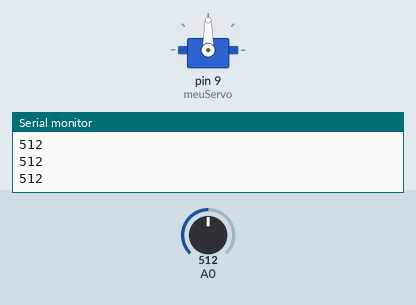
A sketch run on a simulated Arduino Uno, built with avr-gcc and run on an emulated ATmega328P. On the bench: servo, the last lines printed to the serial monitor. The test bench sets the inputs (shaded band); at power-on: A0 = 512.

Above: at 1.2 s.
1.3 s: A0 set to 689
2.8 s: A0 set to 718
At 3.86 s:
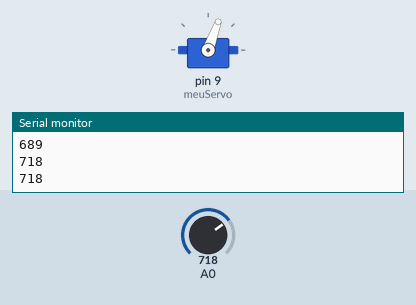
8.8 s: A0 set to 690
At 9.7 s:
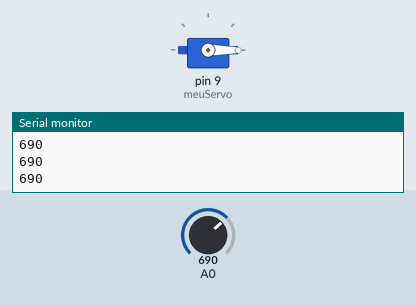
10.5 s: A0 set to 710
At 11.27 s:
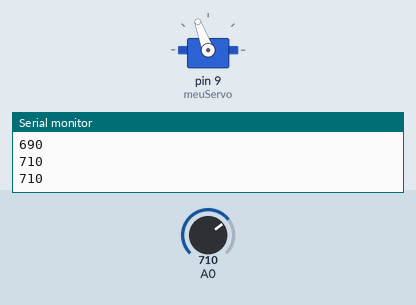
Timing chart, 0 to 14.5 s (numbered marks = the images above; inputs shaded):
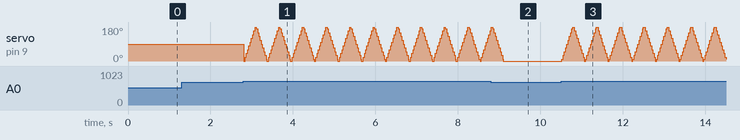

Measured:
- the behaviour switches between 700 and 701 on A0 (found by bisection; images 0 and 1)
- after the input at 2.8 s, servo on pin 9 (meuServo): 90° → 0° at once, then repeats every 0.57 s: 20° 0.03 s, 40° 0.03 s, 60° 0.03 s, 80° 0.03 s, 100° 0.03 s, 120° 0.03 s, 140° 0.03 s, 160° 0.03 s, 180° 0.03 s, 170° 0.03 s, 150° 0.03 s, 130° 0.03 s, 110° 0.03 s, 90° 0.03 s, 70° 0.03 s, 50° 0.03 s, 30° 0.03 s, 10° 0.02 s, 0° 0.05 s
- after the input at 8.8 s, servo on pin 9 (meuServo): goes on until 9.1 s, then stays 0°
- after the input at 10.5 s, servo on pin 9 (meuServo): 0° → 10° at once, then repeats every 0.57 s: 30° 0.03 s, 50° 0.03 s, 70° 0.03 s, 90° 0.03 s, 110° 0.03 s, 130° 0.03 s, 150° 0.03 s, 170° 0.02 s, 180° 0.05 s, 160° 0.03 s, 140° 0.03 s, 120° 0.03 s, 100° 0.03 s, 80° 0.03 s, 60° 0.03 s, 40° 0.03 s, 20° 0.03 s, 0° 0.03 s, 10° 0.03 s

The sketch:

codigo_projeto.ino
```cpp
#include <Servo.h>
Servo meuServo;

void setup()
{
  Serial.begin(9600);
  meuServo.attach(9);
}

void loop()
{
  int val = analogRead(0);
  Serial.println(val);
  if (val > 700){

  for (int angulo = 0; angulo <= 180; angulo += 10){
    meuServo.write(angulo);
    delay(15);
  }
  for (int angulo = 180; angulo >= 0; angulo -= 10){
    meuServo.write(angulo);
    delay(15);
  }
  }

}
```
